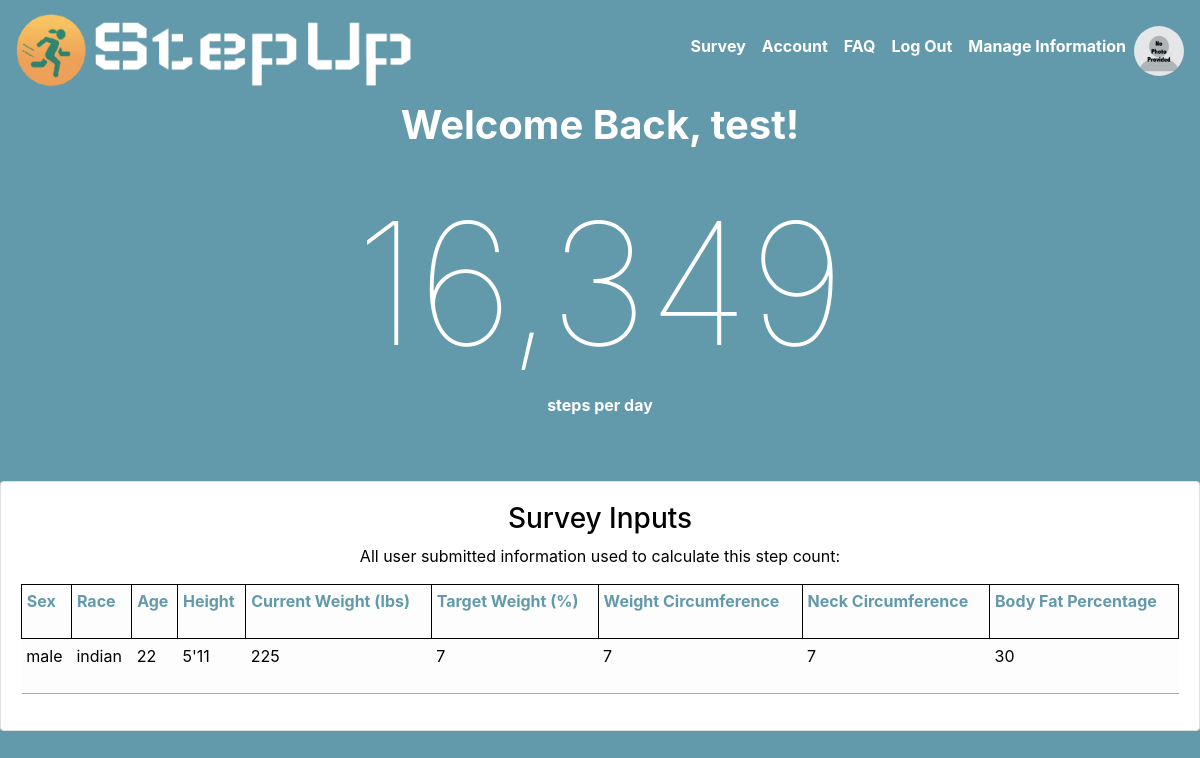
Screenshot of / (signed in) with the database file from the repository.
### tables this page shows
CREATE TABLE user
(
    username       TEXT NOT NULL,
    password       TEXT NOT NULL,
    email          TEXT NOT NULL,
    picture        BLOB,
    sex            TEXT NOT NULL,
    race           TEXT NOT NULL,
    age            INTEGER NOT NULL,
    feet           INTEGER NOT NULL,
    inches         INTEGER NOT NULL,
    userid         INTEGER PRIMARY KEY UNIQUE,
    current_weight INTEGER NOT NULL,
    target_weight  INTEGER NOT NULL,
    weight_circum  INTEGER NOT NULL,
    neck_circum    INTEGER NOT NULL,
    body_fat_per   INTEGER NOT NULL,
    steps          INTEGER NOT NULL,
    role           INTEGER NOT NULL,
    survey_update  TEXT NOT NULL
);

### step_up/__init__.py (the view)
    @app.route('/')
    def mainpage():
        if g.user:
            user = formula.get_user(g.user['userid'])
            steps = formula.get_steps(g.user['userid'])
            return flask.render_template('index.html', steps=steps, user=user)
        return flask.render_template('index.html')

### step_up/auth.py (called while the page is built)
@bp.before_app_request
def load_logged_in_user():
    userid = session.get('userid')
    if userid is None:
        g.user = None
    else:
        g.user = get_database().execute(
            "SELECT * FROM user WHERE userid = ?", (userid,)
        ).fetchone()

### step_up/database.py (called while the page is built)
def get_database():
    if 'database' not in g:
        g.database = sqlite3.connect(
            current_app.config['DATABASE'],
            detect_types=sqlite3.PARSE_DECLTYPES
        )
        g.database.row_factory = sqlite3.Row
    return g.database

def close_database(e=None):
    database = g.pop('database', None)
    if database is not None:
        database.close()

### step_up/formula.py (called while the page is built)
def get_steps(userid):
    database = get_database()
    step = database.execute(
        "Select steps FROM user where userid = ?", (userid,)
    ).fetchone()
    steps = int(step['steps'])
    return steps

def get_user(userid):
    database = get_database()
    user = database.execute(
        "Select * FROM user where userid = ?", (userid,)
    ).fetchone()
    return user

### step_up/templates/index.html (shortened to what this page needs)
{% extends 'base.html' %}
{% block content %}
    {% if g.user %}
        <div>
            <h1 style="text-align: center; font-weight: bolder; color: white">Welcome Back, {{ g.user['username'] }}!</h1><br>
            <h1 id="out" style="text-align: center; font-size: 170px; font-weight: lighter; color: white"></h1>
            <p style="text-align: center; font-weight: bolder; color: white">steps per day</p>
        </div>
        <br><br>
        <div class="card">
            <div class="card-body">
                <h3 style="color: black; text-align: center;">Survey Inputs</h3>
                <p style="color: black; text-align: center;">All user submitted information used to calculate this step count:
                <table class="table table-light table-sm" style="height:110px; width:100%; border-bottom: 1px solid #F89E19">
                    <tr class="table-header">
                        <th style="border:1px solid black">Sex</th>
                        <th style="border:1px solid black">Race</th>
                        <th style="border:1px solid black">Age</th>
                        <th style="border:1px solid black">Height</th>
                        <th style="border:1px solid black">Current Weight (lbs)</th>
                        <th style="border:1px solid black">Target Weight (%)</th>
                        <th style="border:1px solid black">Weight Circumference</th>
                        <th style="border:1px solid black">Neck Circumference</th>
                        <th style="border:1px solid black">Body Fat Percentage</th>
                    </tr>
                    {% if user %}
                        <tr>
                            <td style="color:black">{{ user['sex'] }}</td>
                            <td style="color:black">{{ user['race'] }}</td>
                            <td style="color:black">{{ user['age'] }}</td>
                            <td style="color:black">{{ user['feet'] }}'{{ user['inches'] }}</td>
                            <td style="color:black">{{ user['current_weight'] }}</td>
                            <td style="color:black">{{ user['target_weight'] }}</td>
                            <td style="color:black">{{ user['weight_circum'] }}</td>
                            <td style="color:black">{{ user['neck_circum'] }}</td>
                            <td style="color:black">{{ user['body_fat_per'] }}</td>
                        </tr>
                    {% else %}
                        <tr>
                            <td style="color:black">No data found!</td>
                        </tr>
                    {% endif %}
                </table>
            </div>
        </div>
    {% else %}
        <div class = "Welcome-text">
            <a href = {{ url_for('mainpage') }} > <img src="{{ url_for('static', filename='StepUp.png') }}" style = "width: 750px; height: 500px;"  alt="StepUp logo"></a>
            <p style="text-align: center; font-weight: bolder; color: white">Lose weight through steps</p>
        </div>
    {% endif %}
{%  endblock %}

### step_up/static/style.css (style rules this page uses)
.table-header { color: #639AAB; }
.table { background-color: white; }

### step_up/templates/base.html (style rules this page uses)
* { margin: 0; padding: 0; }

### rows the page displays
user: user.username "test", sex "male", race "indian", age "22", feet "5", inches "11", current_weight "225", target_weight "7", weight_circum "7", neck_circum "7", body_fat_per "30"
